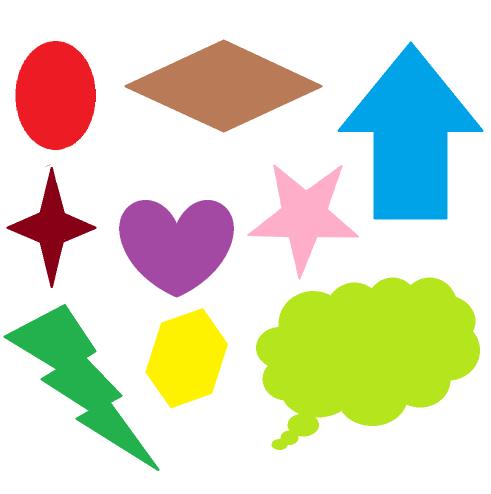
#> input picture Res/shapes.png, 982 x 987 px, found by its file name (shown at 1/2 size)
$ python ShapeDetection.py
#> lines starting #> are read from the running program, lines starting #| are printed output that depends on the picture; after the words box and inside, x2 and y2 are one past the last pixel; in counts of white or black regions, pixels touching at a corner belong together
import cv2
import numpy as np

print("Libraries Imported")

def getBoundingBox(img, overlay):
    contours, hierarchy = cv2.findContours(img, cv2.RETR_EXTERNAL, cv2.CHAIN_APPROX_NONE)
    for cont in contours:
        peri = cv2.arcLength(cont, True)
        approx = cv2.approxPolyDP(cont, 0.02 * peri, True)
        if approx.shape[0] == 4:
            print(approx.reshape(4,2))
        cv2.polylines(overlay,approx,True,(255,0,0),5)
        x, y, w, h = cv2.boundingRect(approx)
        cv2.rectangle(overlay,(x,y),(x+w,y+h),(0,0,0),1)
    return overlay

def getContour(img,overlay):
    contours, hierarchy = cv2.findContours(img, cv2.RETR_EXTERNAL, cv2.CHAIN_APPROX_NONE)
    for cont in contours:

        if (cv2.contourArea(cont) > 50):
            # print(cv2.contourArea(cont))
            peri = cv2.arcLength(cont,True)
            approx = cv2.approxPolyDP(cont, 0.02 * peri, True)
            objCor = len(approx)
            #print(approx[0,0])
            cv2.putText (overlay,str(objCor),approx[0,0],cv2.FONT_HERSHEY_PLAIN,1.5,(255,0,255),1)
            cv2.drawContours(overlay, cont, -1, (255, 0, 255), 2)
    return overlay

img = cv2.imread("Res\\shapes.png")
#> img is the input picture: shape (987, 982, 3); mean B, G, R 198.9, 222.3, 218.8
img = cv2.resize(img,(400,400))
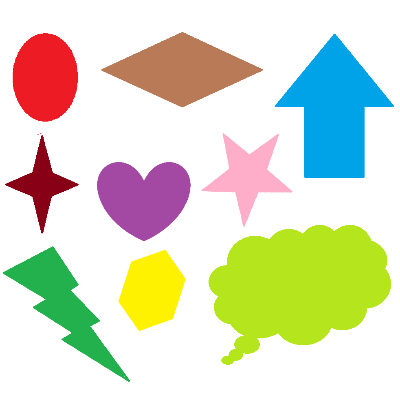
#> img: shape (400, 400, 3); mean B, G, R 198.9, 222.3, 218.8
imgGray = cv2.cvtColor(img, cv2.COLOR_BGR2GRAY)
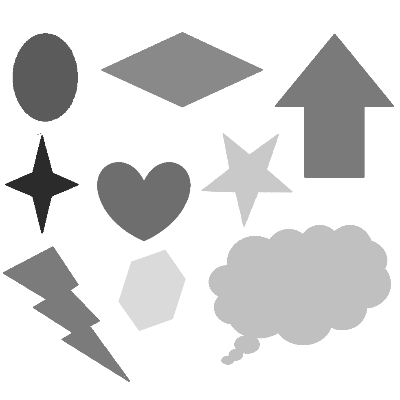
#> imgGray: shape (400, 400); min 43, max 255, mean 218.5
imgGray = cv2.cvtColor(imgGray, cv2.COLOR_GRAY2RGB)
#> imgGray: shape (400, 400, 3)
imgBlur = cv2.GaussianBlur(imgGray,(7, 7),1)
imgCanny = cv2.Canny(imgBlur,50,50)
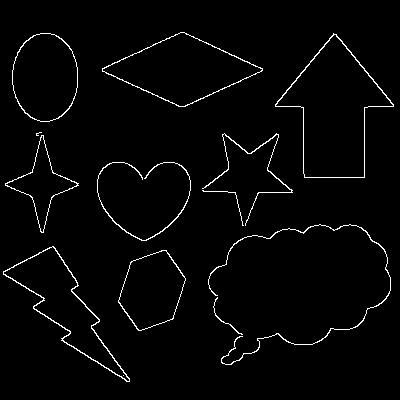
#> imgCanny: shape (400, 400); 2.4% white in thin lines or dots, all inside (x1, y1, x2, y2) = (3, 32, 394, 382)
imgCont = getContour(imgCanny,img.copy())
#> in getContour, `contours, hierarchy = cv2.findContours(img, cv2.RETR_EXTERNAL, cv2.CHA..`: contours = 12 contours, 3 with area under 20; largest, box (x1, y1, x2, y2) and area: (275, 33, 394, 178) 8812, (102, 32, 263, 107) 6242, (3, 246, 130, 382) 4910, (12, 33, 78, 122) 4564, (118, 250, 186, 331) 3666
#> the loop in getContour, `for cont in contours: ` made 12 passes
#> (peri, approx, objCor) on pass 12: (384.2, [[102, 68], [178, 106], [262, 70], [184, 32]], 4)
#> (peri, objCor) on passes 2, 3, 4, 6, 7, 8: (243, 6), (457.3, 7), (1129.4, 9), (601.3, 12), (291, 8), (581, 16)
#> after the loop in getContour, `for cont in contours:`:
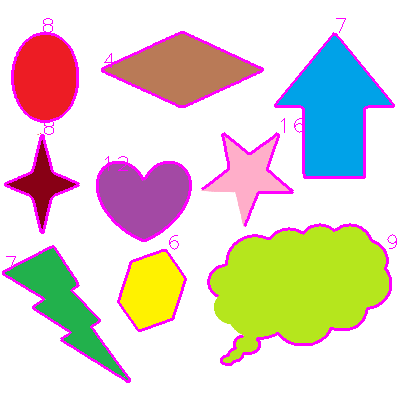
#> overlay: shape (400, 400, 3); mean of channels 0, 1, 2 202.8, 210.9, 221.4; drawn as B, G, R
imgBound = getBoundingBox(imgCanny,img.copy())
#> the loop in getBoundingBox, `for cont in contours:` made 12 passes
#> (peri, x, y, w, h) on passes 1, 2, 3, 4, 6, 7, 8, 9, 10, 11: (110.1, 213, 297, 30, 38), (243, 118, 250, 68, 81), (457.3, 3, 246, 127, 136), (1129.4, 215, 224, 176, 139), (601.3, 97, 162, 94, 79), (291, 5, 135, 74, 98), (581, 202, 133, 91, 93), (17.66, 36, 132, 6, 4), (453.1, 275, 33, 119, 145), (256.8, 12, 33, 66, 89)
#> (peri, approx, x, y, w, h) on passes 5, 12: (140.3, [[202, 190], [234, 192], [243, 225], [235, 192]], 202, 190, 42, 36), (384.2, [[102, 68], [178, 106], [262, 70], [184, 32]], 102, 32, 161, 75)
#| [[202 190]
#|  [234 192]
#|  [243 225]
#|  [235 192]]
#| [[102  68]
#|  [178 106]
#|  [262  70]
#|  [184  32]]
#> after the loop in getBoundingBox, `for cont in contours:`:
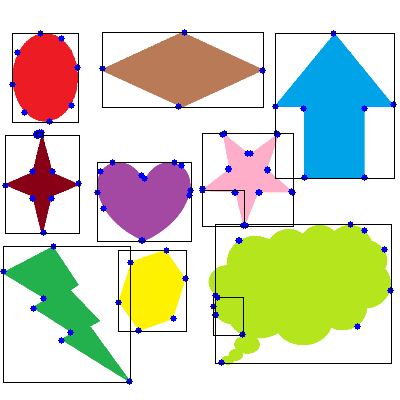
#> overlay: shape (400, 400, 3); mean of channels 0, 1, 2 193.6, 213.5, 209.8; drawn as B, G, R
imgCanny = cv2.cvtColor(imgCanny,cv2.COLOR_GRAY2RGB)
cv2.imshow("Image",np.vstack((np.hstack((img,imgGray,imgBlur)),np.hstack((imgCanny,imgCont,imgBound)))))
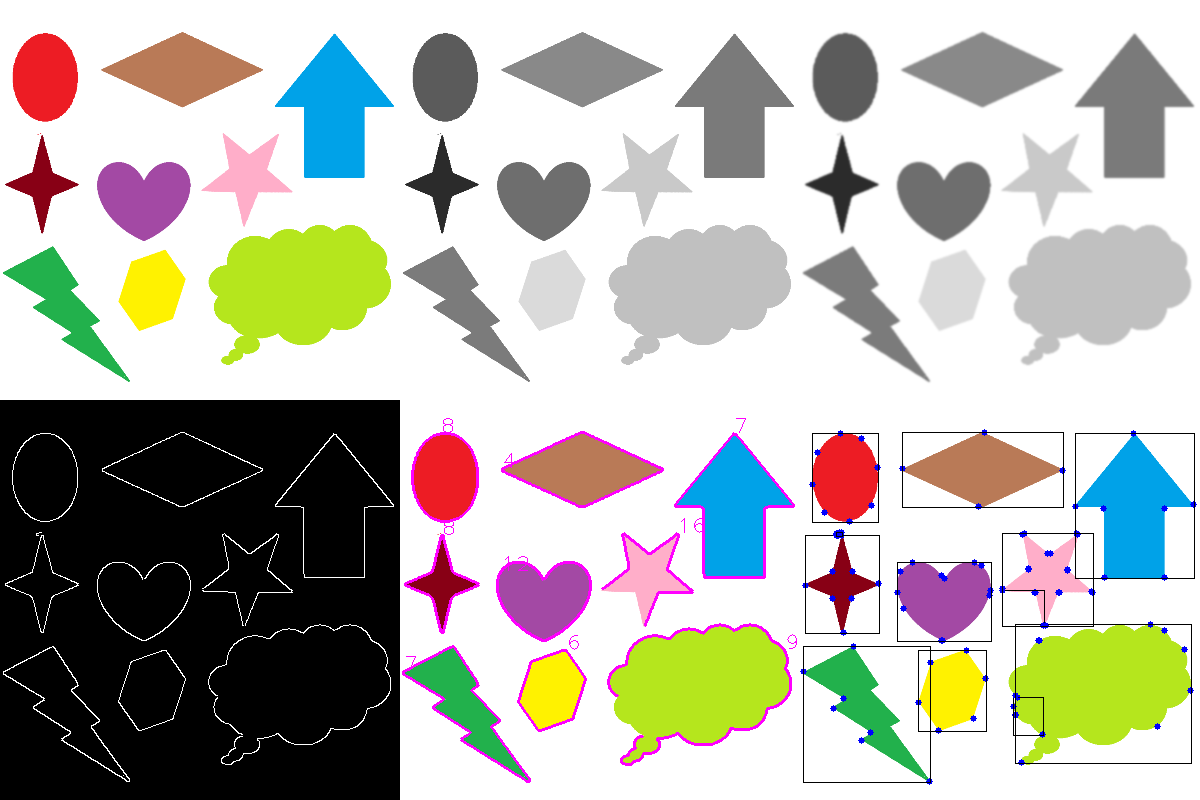
#> window 'Image': shape (800, 1200, 3); mean B, G, R 173.1, 181.6, 182.2

cv2.waitKey(0)
